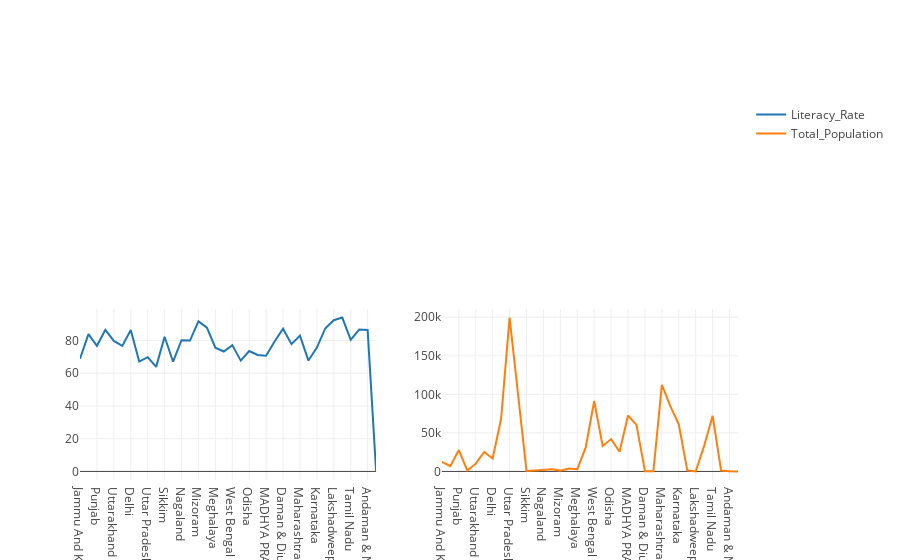

The cell this chart's notebook holds for it:
### Code cell
trace1 = go.Scatter(
      x = df2.State_Name,
      y = df2.Literacy_Rate,
    name='Literacy_Rate'
)

 

trace2 = go.Scatter(
    x=df2.State_Name,
    y=df2.Total_Population,
    name='Total_Population',
    xaxis='x2',
    yaxis='y2'
)

 

data = [trace1, trace2]
layout = go.Layout(
    xaxis=dict(
        domain=[0, 0.45],
    ),
    yaxis=dict(
        domain=[0, 0.45]
    ),
    xaxis2=dict(
        domain=[0.55, 1]
    ),
    yaxis2=dict(
        domain=[0, 0.45],
        anchor='x2'
    )
)
fig = go.Figure(data=data, layout=layout)
def configure_plotly_browser_state():
  import IPython
  display(IPython.core.display.HTML('''
        <script src="/static/components/requirejs/require.js"></script>
        <script>
          requirejs.config({
            paths: {
              base: '/static/base',
              plotly: 'https://cdn.plot.ly/plotly-latest.min.js?noext',
            },
          });
        </script>
        '''))
configure_plotly_browser_state()
iplot(fig)

### Figure 1 — Plotly figure (JSON) as saved in the notebook; plotly's stock layout.template omitted (floating-point values rounded to 4 significant figures)
{"data": [{"y": [68.74, 83.78, 76.68, 86.43, 79.63, 76.64, 86.34, 67.06, 69.72, 63.82, 82.2, 66.95, 80.11, 79.85, 91.58, 87.75, 75.48, 73.18, 77.08, 67.63, 73.45, 71.04, 70.63, 79.31, 87.07, 77.65, 82.91, 67.66, 75.6, 87.4, 92.28, 93.91, 80.33, 86.55, 86.27, 0], "x": ["Jammu And Kashmir", "Himachal Pradesh", "Punjab", "Chandigarh", "Uttarakhand", "Haryana", "Delhi                         ", "Rajasthan                     ", "Uttar Pradesh", "Bihar", "Sikkim", "Arunachal Pradesh", "Nagaland", "Manipur", "Mizoram                       ", "Tripura", "Meghalaya                     ", "Assam", "West Bengal                   ", "Jharkhand", "Odisha", "Chhattisgarh", "MADHYA PRADESH", "Gujarat", "Daman & Diu                   ", "Dadra & Nagar Haveli          ", "Maharashtra", "Andhra Pradesh                ", "Karnataka", "Goa                           ", "Lakshadweep                   ", "Kerala", "Tamil Nadu", "Puducherry", "Andaman & Nicobar Islands     ", "Telangana"], "type": "scatter", "name": "Literacy_Rate", "uid": "5bf1709f-6fdb-421e-a44c-1487aef2ff06"}, {"name": "Total_Population", "yaxis": "y2", "xaxis": "x2", "y": [12550.0, 6857.0, 27700.0, 1055.0, 10120.0, 25350.0, 16750.0, 68620.0, 199600.0, 103800.0, 607.7, 1383.0, 1981.0, 2722.0, 1091.0, 3671.0, 2964.0, 31170.0, 91350.0, 32970.0, 41950.0, 25540.0, 72600.0, 60380.0, 242.9, 342.9, 112400.0, 84670.0, 61130.0, 1458.0, 64.43, 33390.0, 72140.0, 1244.0, 379.9, 0], "x": ["Jammu And Kashmir", "Himachal Pradesh", "Punjab", "Chandigarh", "Uttarakhand", "Haryana", "Delhi                         ", "Rajasthan                     ", "Uttar Pradesh", "Bihar", "Sikkim", "Arunachal Pradesh", "Nagaland", "Manipur", "Mizoram                       ", "Tripura", "Meghalaya                     ", "Assam", "West Bengal                   ", "Jharkhand", "Odisha", "Chhattisgarh", "MADHYA PRADESH", "Gujarat", "Daman & Diu                   ", "Dadra & Nagar Haveli          ", "Maharashtra", "Andhra Pradesh                ", "Karnataka", "Goa                           ", "Lakshadweep                   ", "Kerala", "Tamil Nadu", "Puducherry", "Andaman & Nicobar Islands     ", "Telangana"], "type": "scatter", "uid": "a79e91ab-fda5-4a05-adfa-0b1633ba00a7"}], "layout": {"yaxis2": {"domain": [0, 0.45], "anchor": "x2"}, "xaxis2": {"domain": [0.55, 1]}, "xaxis": {"domain": [0, 0.45]}, "yaxis": {"domain": [0, 0.45]}}}
